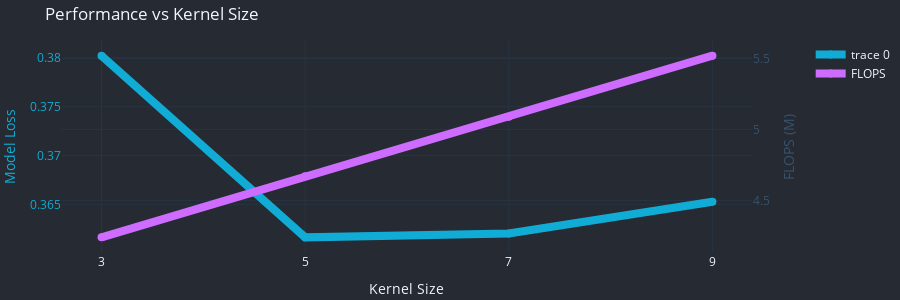

The code cell stored with this chart in its notebook:
### Code cell
# Kernel size K=3,5,7,9
size = [3, 5, 7, 9]
flops = [4.24, 4.67, 5.09, 5.52]
params = [13349, 14237, 15125, 16013]
loss = [0.38024, 0.36162, 0.36201, 0.36527]

fig = make_subplots(specs=[[{"secondary_y": True}]])


fig.add_trace(go.Scatter(
    x=size,
    y=loss,
    line_width=8,
    line_color=primary_color,
    marker_size=8,
))

fig.add_trace(go.Scatter(
    x=size,
    y=flops,
    name="FLOPS",
    line_width=8,
    line_color=secondary_color,
    marker_size=8,
), secondary_y=True)

fig.update_xaxes(title_text="Kernel Size", tickvals=size)

fig.update_yaxes(title_text="Model Loss", secondary_y=False, color=primary_color)
fig.update_yaxes(title_text="FLOPS (M)", secondary_y=True, color=secondary_color)

fig.update_layout(
    plot_bgcolor=bg_color,
    paper_bgcolor=bg_color,
    margin=dict(l=10, r=5, t=40, b=20),
    height=300,
    title="Performance vs Kernel Size",
)
fig.write_html(dst_path / f"ablation-kernelsize.html", include_plotlyjs='cdn', full_html=False)
fig.show()

### Figure 1 — Plotly figure (JSON) as saved in the notebook; plotly's stock layout.template omitted (floating-point values rounded to 4 significant figures)
{"data": [{"line": {"color": "#11acd5", "width": 8}, "marker": {"size": 8}, "type": "scatter", "x": [3, 5, 7, 9], "y": [0.3802, 0.3616, 0.362, 0.3653]}, {"line": {"color": "#ce6cff", "width": 8}, "marker": {"size": 8}, "name": "FLOPS", "type": "scatter", "x": [3, 5, 7, 9], "xaxis": "x", "y": [4.24, 4.67, 5.09, 5.52], "yaxis": "y2"}], "layout": {"height": 300, "margin": {"b": 20, "l": 10, "r": 5, "t": 40}, "paper_bgcolor": "rgba(38,42,50,1.0)", "plot_bgcolor": "rgba(38,42,50,1.0)", "title": {"text": "Performance vs Kernel Size"}, "xaxis": {"anchor": "y", "domain": [0, 0.94], "tickvals": [3, 5, 7, 9], "title": {"text": "Kernel Size"}}, "yaxis": {"anchor": "x", "color": "#11acd5", "domain": [0, 1], "title": {"text": "Model Loss"}}, "yaxis2": {"anchor": "x", "color": "rgb(55, 83, 109)", "overlaying": "y", "side": "right", "title": {"text": "FLOPS (M)"}}}}
